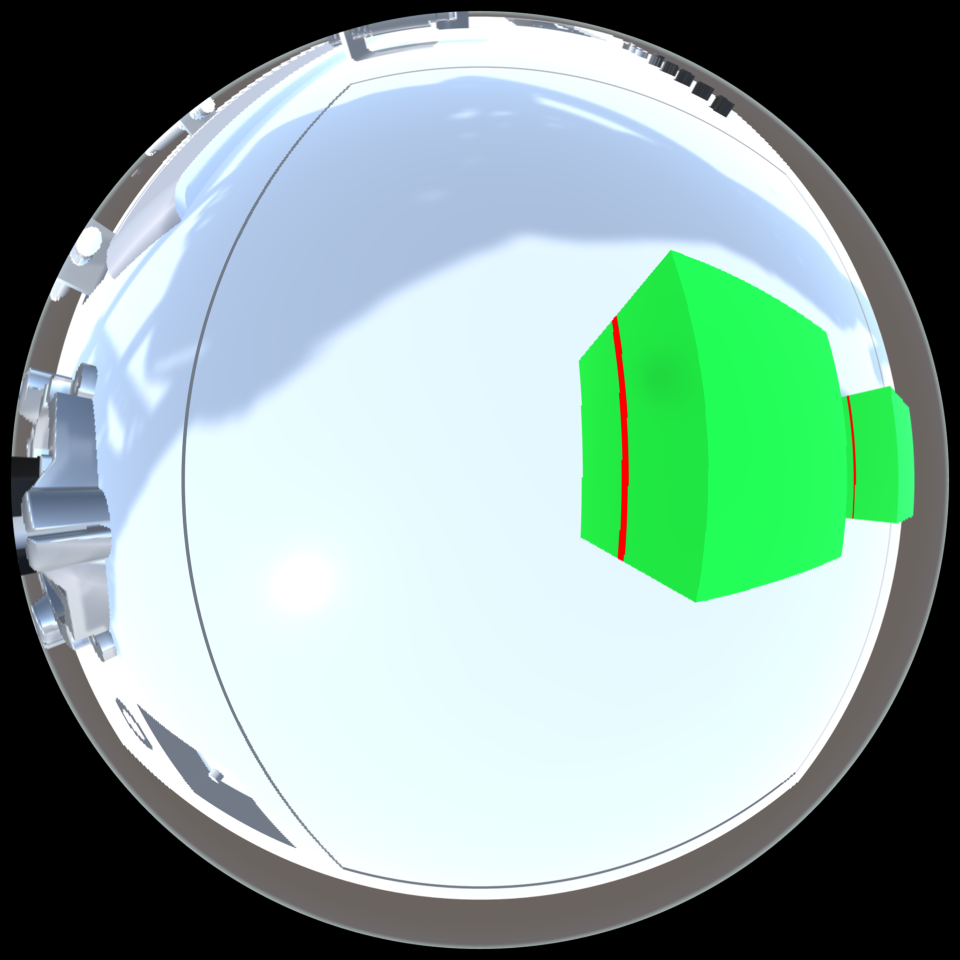
%> input picture MatlabProject/image.png, 1920 x 1920 px (shown at 1/2 size)
$ octave --eval "result = LaserFind2(imread('image.png'));"   (GNU Octave 9; MATLAB toolbox functions it lacks are replaced by stand-ins)
%> lines starting %> are read from the running program, lines starting %| are printed output that depends on the picture; in (x1, y1, x2, y2) boxes, pixels count from 0 and x2, y2 are one past the last pixel; in counts of white or black regions, pixels touching at a corner belong together; the program's own positions count from 1
%使用中心寻找法,直接使用HSV图像计算

function img=LaserFind2(image)


imwrite(image,'1.jpg');

%第一种算法，改进型,检测低光域下的激光
black_image=image;%ceshiBnew(image);%识别黑色方块，提取黑色方块所在区域.使用CNN
%> black_image is the input picture: size 1920x1920x3 uint8; mean R, G, B 138.2, 165.4, 157
%imshow(black_image);

%图像处理，增强激光线段
% 将图像从RGB转换到HSV
hsvImage = rgb2hsv(black_image);
%> hsvImage: size 1920x1920x3 double; mean H, S, V 0.341, 0.149, 0.675
%figure;
%imshow(hsvImage);
% 红色激光的HSV范围，使用一些偏移量
hue = 0.95;
saturation = 0.95;
value = 0.95;

% 设置HSV范围（根据需要调整偏移量）
hue_offset = 0.05;
sat_offset = 0.9;
val_offset = 0.05;

lower_red1 = [hue - hue_offset, max(saturation - sat_offset, 0), max(value - val_offset, 0)];
upper_red1 = [hue + hue_offset, 1, 1];

% 创建掩膜，提取红色部分
redMask = (hsvImage(:,:,1) >= lower_red1(1)) & (hsvImage(:,:,1) <= upper_red1(1)) & ...
          (hsvImage(:,:,2) >= lower_red1(2)) & (hsvImage(:,:,2) <= upper_red1(2)) & ...
          (hsvImage(:,:,3) >= lower_red1(3)) & (hsvImage(:,:,3) <= upper_red1(3));
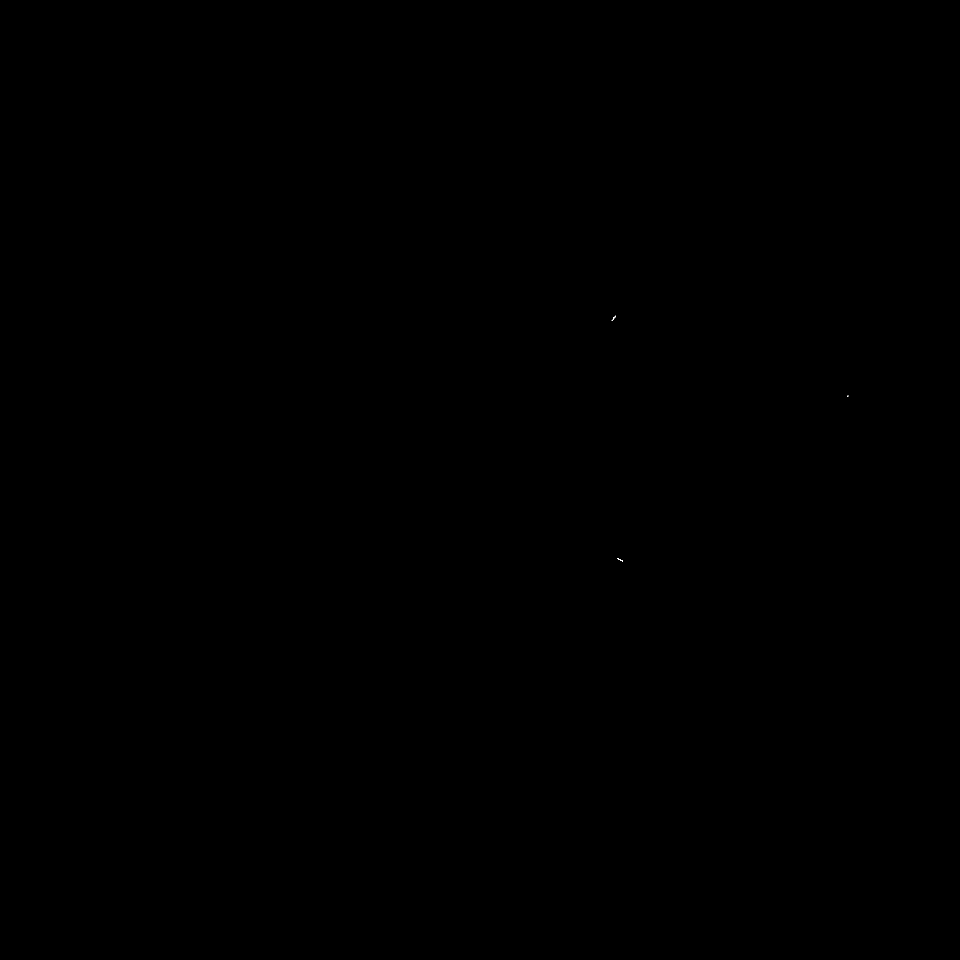
%> redMask: size 1920x1920 logical (shown at 1/2 size); 0% white in thin lines or dots, all inside (x1, y1, x2, y2) = (1223, 631, 1697, 1124)

% 对掩膜进行形态学操作（膨胀和腐蚀）
se = strel('disk', 3); % 使用较小的结构元素
redMask = imdilate(redMask, se);
%> redMask: size 1920x1920 logical; 0.01% white; 3 white regions, box (x1, y1, x2, y2) and area: (1233, 1114, 1248, 1126) 111, (1221, 629, 1234, 644) 106, (1692, 789, 1699, 795) 36
redMask = imerode(redMask, se);

% 显示形态学处理后的掩膜
% 连通组件分析
cc = bwconncomp(redMask);
%> cc = 3 connected components

% 计算每个连通组件的像素数量
numPixels = cellfun(@numel, cc.PixelIdxList);
%> numPixels = [27 34 5]

% 设置要保留的最小和最大像素数量（根据需要调整）
minPixelCount = 50;   % 保留的最小尺寸
maxPixelCount = 1000; % 保留的最大尺寸

% 过滤掉不符合尺寸要求的组件
largeComponents = numPixels >= minPixelCount & numPixels <= maxPixelCount;
%> largeComponents = [false false false]

% 创建一个新的二值图像，只保留符合尺寸要求的组件
cleanedImage = false(size(redMask));
for i = 1:length(largeComponents)
    if largeComponents(i)
        cleanedImage(cc.PixelIdxList{i}) = true;
    end
end
%> this loop made 3 passes
%> cleanedImage: size 1920x1920 logical; every value is 0
% 显示处理后的图像
%%figure;
%imshow(cleanedImage);
%title('Medium light Image');%title('Medium light Image');

%原算法
%figure;
%img = las_segm(black_image);


% 第二种方法,增加一类搜索
% 红色激光的HSV范围，使用一些偏移量
hue2 = 0.95;
saturation2 = 0.95;
value2 = 0.95;

% 设置HSV范围（根据需要调整偏移量）
hue_offset2 = 0.05;
sat_offset2 = 0.05;
val_offset2 = 0.9;

lower_red2 = [hue2 - hue_offset2, max(saturation2 - sat_offset2, 0), max(value2 - val_offset2, 0)];
upper_red2 = [hue2 + hue_offset2, 1, 1];

% 创建掩膜，提取红色部分
redMask2 = (hsvImage(:,:,1) >= lower_red2(1)) & (hsvImage(:,:,1) <= upper_red2(1)) & ...
          (hsvImage(:,:,2) >= lower_red2(2)) & (hsvImage(:,:,2) <= upper_red2(2)) & ...
          (hsvImage(:,:,3) >= lower_red2(3)) & (hsvImage(:,:,3) <= upper_red2(3));
%> redMask2: size 1920x1920 logical; 0% white in thin lines or dots, all inside (x1, y1, x2, y2) = (1241, 792, 1697, 1119)

% 对掩膜进行形态学操作（膨胀和腐蚀）
redMask2 = imdilate(redMask2, se);
%> redMask2: size 1920x1920 logical; 0% white; 2 white regions, box (x1, y1, x2, y2) and area: (1694, 790, 1699, 795) 21, (1239, 1116, 1244, 1121) 21
redMask2 = imerode(redMask2, se);

% 连通组件分析
cc2 = bwconncomp(redMask2);
%> cc2 = 2 connected components

% 计算每个连通组件的像素数量
numPixels2 = cellfun(@numel, cc2.PixelIdxList);
%> numPixels2 = [1 1]

% 设置要保留的最小和最大像素数量（根据需要调整）
minPixelCount2 = 50;   % 保留的最小尺寸
maxPixelCount2 = 400; % 保留的最大尺寸

% 过滤掉不符合尺寸要求的组件
largeComponents2 = numPixels2 >= minPixelCount2 & numPixels2 <= maxPixelCount2;
%> largeComponents2 = [false false]

% 创建一个新的二值图像，只保留符合尺寸要求的组件
cleanedImage2 = false(size(redMask2));
for i = 1:length(largeComponents2)
    if largeComponents2(i)
        cleanedImage2(cc2.PixelIdxList{i}) = true;
    end
end
%> this loop made 2 passes

% 显示处理后的图像
%figure;
%imshow(cleanedImage2);
%title('Low light Image');%title('Medium light Image');


%第三种方法
%第三种方法，查找纯红色
hue3 = 0;
saturation3 = 1;
value3 = 0.6;

% 设置HSV范围（根据需要调整偏移量）
hue_offset3 = 0;
sat_offset3 = 0;
val_offset3 = 0.59;

lower_red3 = [hue3 - hue_offset3, max(saturation3 - sat_offset3, 0), max(value3 - val_offset3, 0)];
upper_red3 = [hue3 + hue_offset3, 1, 1];

% 创建掩膜，提取红色部分
redMask3 = (hsvImage(:,:,1) >= lower_red3(1)) & (hsvImage(:,:,1) <= upper_red3(1)) & ...
          (hsvImage(:,:,2) >= lower_red3(2)) & (hsvImage(:,:,2) <= upper_red3(2)) & ...
          (hsvImage(:,:,3) >= lower_red3(3)) & (hsvImage(:,:,3) <= upper_red3(3));
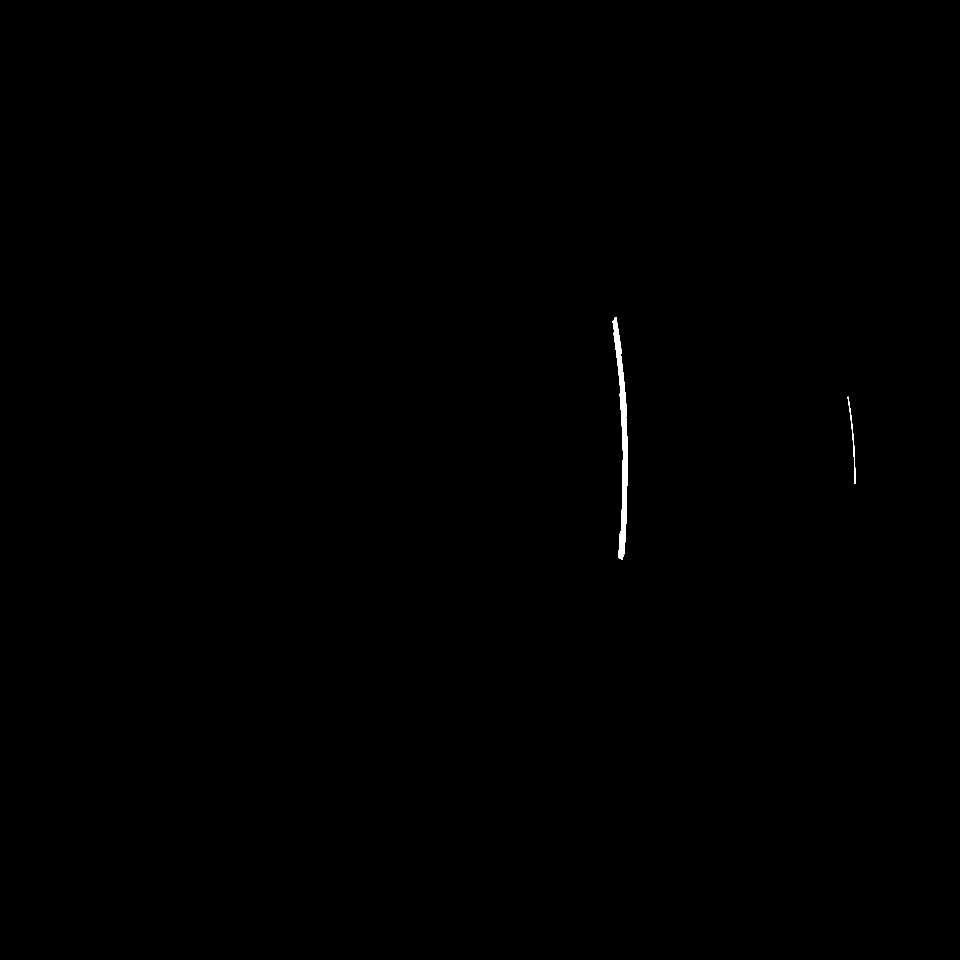
%> redMask3: size 1920x1920 logical (shown at 1/2 size); 0.15% white; 2 white regions, box (x1, y1, x2, y2) and area: (1225, 634, 1256, 1120) 5112, (1695, 793, 1711, 968) 396

% 对掩膜进行形态学操作（膨胀和腐蚀）
redMask3 = imdilate(redMask3, se);
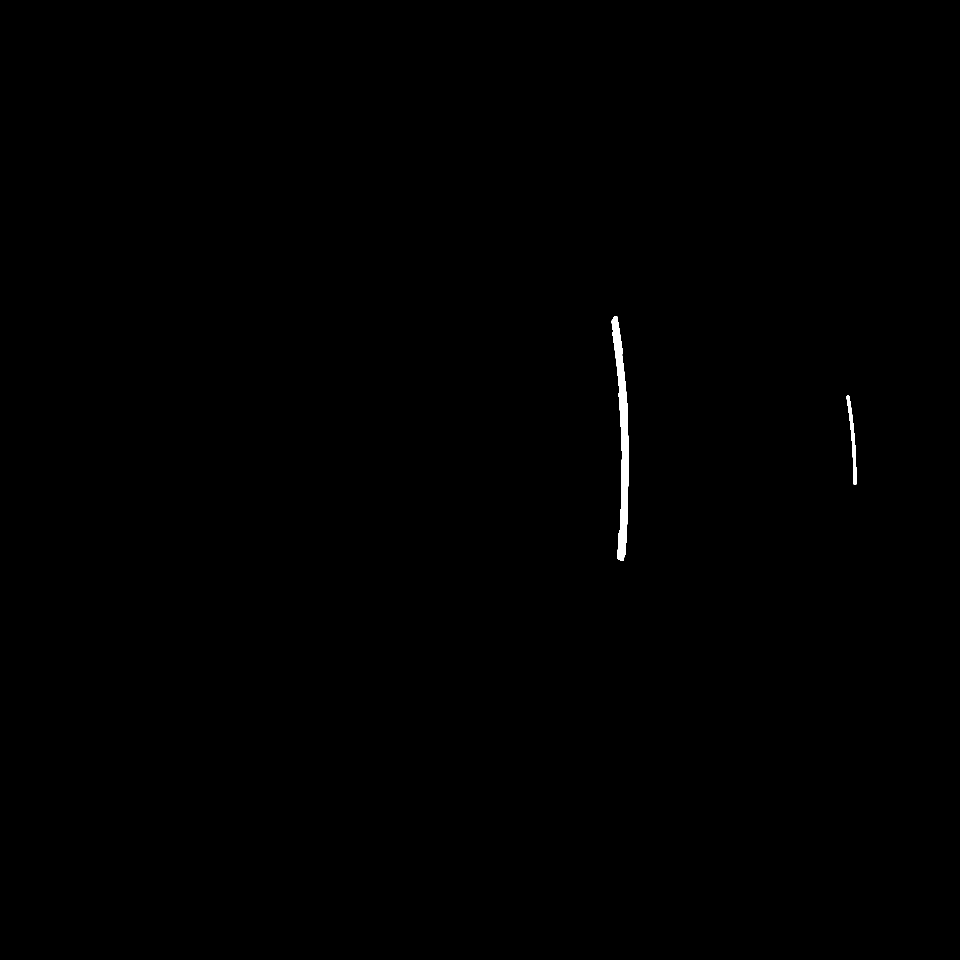
%> redMask3: size 1920x1920 logical (shown at 1/2 size); 0.23% white; 2 white regions, box (x1, y1, x2, y2) and area: (1223, 632, 1258, 1122) 7183, (1693, 791, 1713, 970) 1144
redMask3 = imerode(redMask3, se);
%> redMask3: size 1920x1920 logical; 0.15% white; 2 white regions, box (x1, y1, x2, y2) and area: (1225, 634, 1256, 1120) 5124, (1695, 793, 1711, 968) 396

% 连通组件分析
cc3 = bwconncomp(redMask3);
%> cc3 = 2 connected components

% 计算每个连通组件的像素数量
numPixels3 = cellfun(@numel, cc3.PixelIdxList);
%> numPixels3 = [5124 396]

% 设置要保留的最小和最大像素数量（根据需要调整）
minPixelCount3 = 40;   % 保留的最小尺寸
maxPixelCount3 = 200; % 保留的最大尺寸

% 过滤掉不符合尺寸要求的组件
largeComponents1 = numPixels3 >= minPixelCount3 & numPixels3 <= maxPixelCount3;
%> largeComponents1 = [false false]

% 创建一个新的二值图像，只保留符合尺寸要求的组件
cleanedImage1 = false(size(redMask3));
for i = 1:length(largeComponents1)
    if largeComponents1(i)
        cleanedImage1(cc3.PixelIdxList{i}) = true;
    end
end

% 显示处理后的图像
%figure;
%imshow(cleanedImage1);
%title('Pure Red light Image');%title('Medium light Image');


% 叠加二值图像
combinedImage = cleanedImage | cleanedImage1 | cleanedImage2;
% [16 lines of commented-out code are left out]
skeletonImage = bwmorph(combinedImage, 'skel', Inf);
%imshow(skeletonImage)
[y, x] = find(skeletonImage);
%> y = []; x = []
points = [x, y];
%> points = []
% 提取骨架线条的坐标
% 使用DBSCAN算法进行聚类，距离阈值设为100
epsilon = 10; % 距离阈值
minPts = 2; % 每个簇最少包含的点数
%> (the run ends here)
